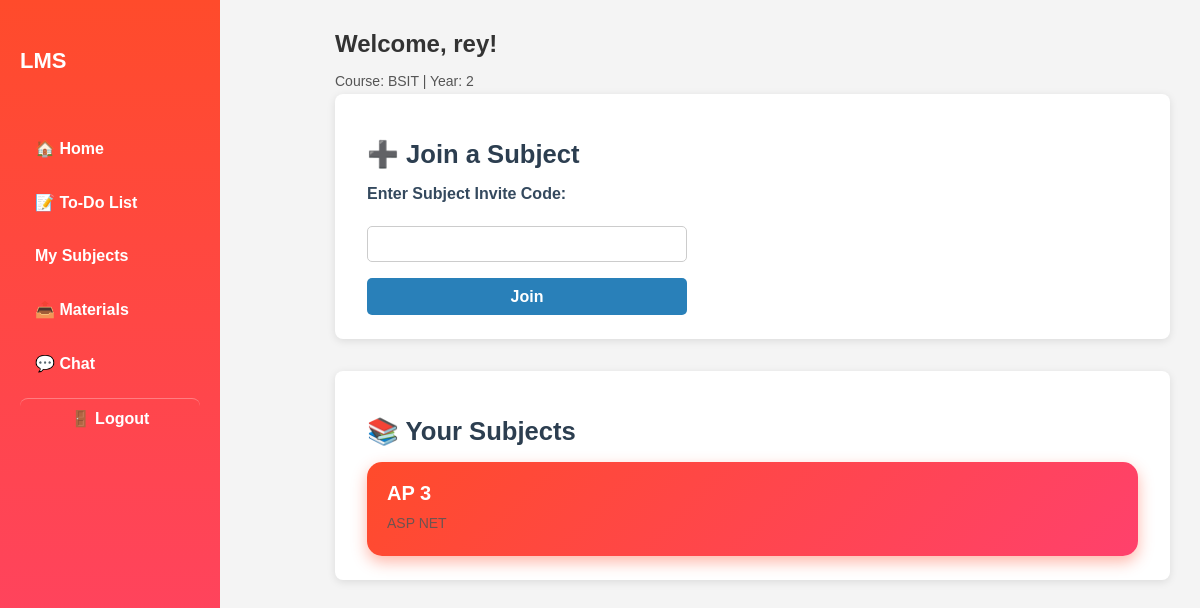
Before: /student_dashboard.php (signed in) with the older database file.
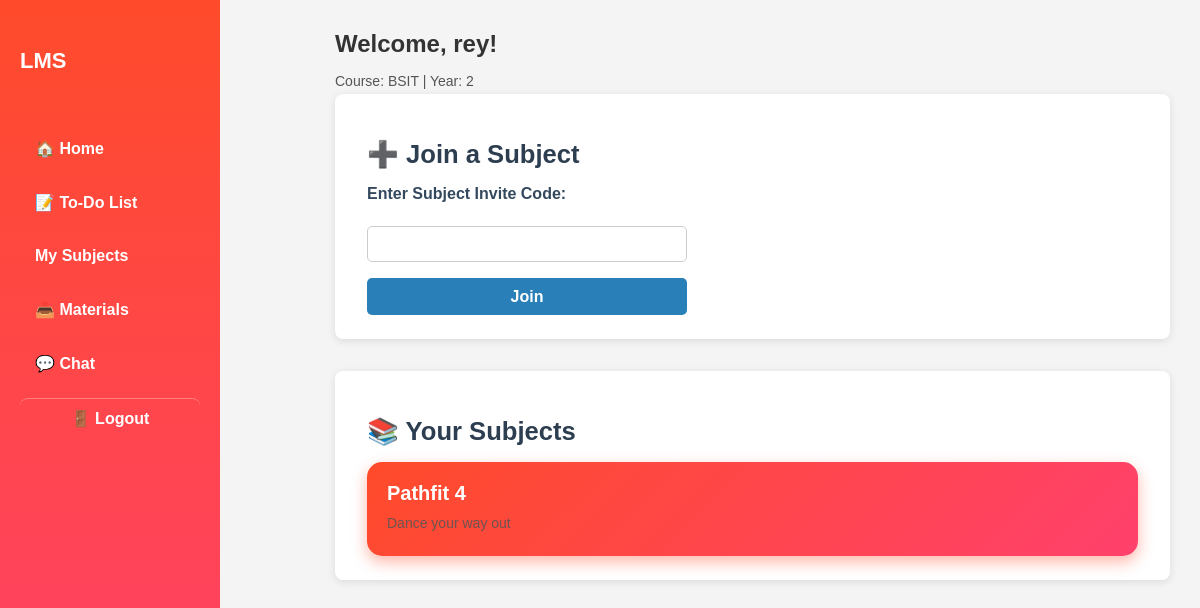
After: the same page with the newer database file.
### tables this page shows
CREATE TABLE `subjects` (
  `id` int(11) NOT NULL,
  `teacher_id` int(11) NOT NULL,
  `subject_name` varchar(255) NOT NULL,
  `description` text DEFAULT NULL,
  `created_at` timestamp NOT NULL DEFAULT current_timestamp()
);

### student_dashboard.php (the view, shortened to what this page needs)
<?php
require 'db.php';
$stmt = $conn->prepare("SELECT * FROM students WHERE user_id = ?");
$stmt->execute([$_SESSION['user']['id']]);
$student = $stmt->fetch();
$stmt = $conn->prepare("
    SELECT sub.*
    FROM subjects sub
    JOIN student_subjects ss ON sub.id = ss.subject_id
    WHERE ss.student_id = ?
");
$stmt->execute([$_SESSION['user']['id']]);
$enrolledSubjects = $stmt->fetchAll();
?>
<!DOCTYPE html>
<html lang="en">
<head>
    <link rel="stylesheet" href="./styles/dashboard.css" />
</head>
<body>
    <button id="menuBtn" class="menu-btn" aria-label="Toggle menu">☰ Menu</button>
    <div class="sidebar">
        <h2>LMS</h2>
        <ul>
            <li><a href="student_dashboard.php">🏠 Home</a></li>
            <li><a href="todo.php">📝 To-Do List</a></li>
            <li><a href="subjects.php">My Subjects</a></li>
            <li><a href="materials.php">📤 Materials</a></li>
            <li><a href="chat.php">💬 Chat</a></li>
            <li><a href="logout.php" class="logout-link">🚪 Logout</a></li>
        </ul>
    </div>
    <div class="main-content">
        <h1>Welcome, <?php echo htmlspecialchars($_SESSION['user']['username']); ?>!</h1>
        <p>
            Course: <?php echo htmlspecialchars($student['course']); ?> |
            Year: <?php echo htmlspecialchars($student['year_level']); ?>
        </p>
        <div class="section">
            <h2>➕ Join a Subject</h2>
            <form method="POST" class="join-subject-form">
                <label for="subject_code">Enter Subject Invite Code:</label><br />
                <input type="text" id="subject_code" name="subject_code" maxlength="6" required />
                <button type="submit">Join</button>
            </form>
        </div>
        <div class="section">
            <h2>📚 Your Subjects</h2>
            <?php if (count($enrolledSubjects) === 0): ?>
                <p>You are not enrolled in any subjects yet.</p>
            <?php else: ?>
                <div class="subject-cards">
                    <?php foreach ($enrolledSubjects as $subject): ?>
                        <a href="subject.php?id=<?php echo $subject['id']; ?>" class="subject-card">
                            <h3><?php echo htmlspecialchars($subject['subject_name']); ?></h3>
                            <p><?php echo htmlspecialchars($subject['description']); ?></p>
                        </a>
                    <?php endforeach; ?>
                </div>
            <?php endif; ?>
        </div>
    </div>
</body>
</html>

Changed rows visible on the page:
no longer on this page (row unchanged): subjects: subject_name "AP 3", description "ASP NET"
added subjects: subject_name "Pathfit 4", description "Dance your way out"
